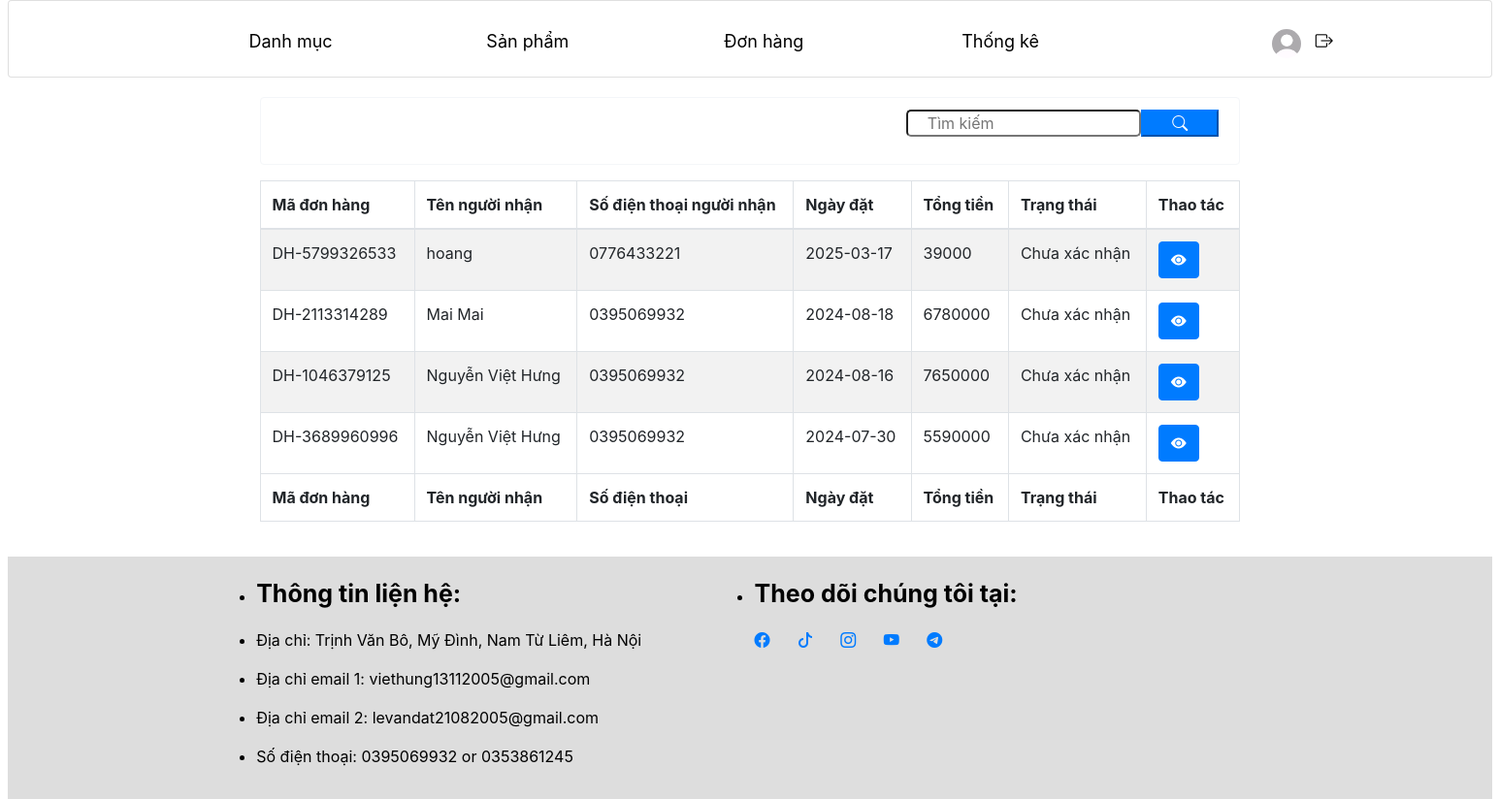
The page /admin/?act=danh-sach-don-hang (signed in) on the database its author committed.
### tables this page shows
CREATE TABLE `don_hangs` (
  `id` int NOT NULL,
  `ma_don_hang` varchar(20) NOT NULL,
  `tai_khoan_id` int NOT NULL,
  `ten_nguoi_nhan` varchar(50) NOT NULL,
  `email_nguoi_nhan` varchar(200) DEFAULT NULL,
  `sdt_nguoi_nhan` varchar(10) NOT NULL,
  `ngay_dat` date NOT NULL,
  `tong_tien` decimal(10,0) NOT NULL,
  `ghi_chu` varchar(255) NOT NULL,
  `phuong_thuc_thanh_toan_id` int NOT NULL,
  `trang_thai_id` int NOT NULL,
  `dia_chi_nguoi_nhan` text NOT NULL
);

CREATE TABLE `trang_thai_don_hangs` (
  `id` int NOT NULL,
  `ten_trang_thai` varchar(255) NOT NULL
);

### admin/controllers/adminDonHangController.php (called while the page is built, shortened)
<?php
class adminDonHangController
{
    public $modelDonHang;
    public function __construct()
    {
        $this->modelDonHang = new modelDonHang;
    }
    public function danhSachDonHang()
    {
            if($_SERVER['REQUEST_METHOD'] === 'POST'){
                $listSearch = $this->modelDonHang->getAllDonHang();
                $listDonHang = [];
                $search = $_POST['search'];
                foreach ($listSearch as $key => $value){
                        if(
                            strpos(strtolower($value['ma_don_hang']), strtolower($search)) !== false
                            || strpos(strtolower($value['ten_nguoi_nhan']), strtolower($search)) !== false
                            || strpos(strtolower($value['sdt_nguoi_nhan']), strtolower($search)) !== false
                        ){
                            $listDonHang[] = $value;
                        }
                }
            }else{
                $listDonHang = $this->modelDonHang->getAllDonHang();
            }
            require './views/donHang/danhSachDonHang.php';
    }
}

### commons/function.php (called while the page is built, shortened)
<?php
function connectDB() {
    $host = DB_HOST;
    $port = DB_PORT;
    $dbname = DB_NAME;
    try {
        $conn = new PDO("mysql:host=$host;port=$port;dbname=$dbname", DB_USERNAME, DB_PASSWORD);
        $conn->setAttribute(PDO::ATTR_ERRMODE, PDO::ERRMODE_EXCEPTION);
        $conn->setAttribute(PDO::ATTR_DEFAULT_FETCH_MODE, PDO::FETCH_ASSOC);
        return $conn;
    } catch (PDOException $e) {
        echo ("Connection failed: " . $e->getMessage());
    }
}

### admin/models/modelDonHang.php (called while the page is built, shortened)
<?php
class modelDonHang
{
    public $conn;
    public function __construct()
    {
        $this->conn = connectDB();
    }
    public function getAllDonHang()
    {
        try {
            $sql = "SELECT *,trang_thai_don_hangs.ten_trang_thai, don_hangs.id FROM don_hangs INNER JOIN trang_thai_don_hangs on trang_thai_don_hangs.id = don_hangs.trang_thai_id";
            $stmt = $this->conn->prepare($sql);
            $stmt->execute();
            return $stmt->fetchAll();
        } catch (Exception $e) {
            echo "ERROR" . $e->getMessage();
        }
    }
}

### admin/views/donHang/danhSachDonHang.php (the view)
<?php
require './views/layout/header.php';
require './views/layout/navbar.php';
?>
<?php
usort($listDonHang, function($a, $b) {
    return strtotime($b['ngay_dat']) - strtotime($a['ngay_dat']);
});
?>
<div style="width: 1050px; margin:0px auto;" class="card-body">
  <div style="border:1px solid #f4f6f9" class=" form-group alert" >
    <div class="form-group col-md-12   ">
      <form action="<?= BASE_URL_ADMIN . '?act=danh-sach-don-hang' ?>" class="row" method="POST">
        <div class="col-md-8"></div>
        <input style="border-radius:5px; padding:0px 20px;" class="col-md-3" type="text" name="search" placeholder="Tìm kiếm">
        <button type="submit" class="search col-md-1  btn-primary"><i class="bi bi-search"></i></button>
      </form>
    </div>
  </div>
  <table id="example1" class="table table-bordered table-striped">
    <thead>
      <tr>
        <th>Mã đơn hàng</th>
        <th>Tên người nhận</th>
        <th>Số điện thoại người nhận</th>
        <th>Ngày đặt</th>
        <th>Tổng tiền</th>
        <th>Trạng thái</th>
        <th>Thao tác</th>
      </tr>
    </thead>
    <tbody>
      <?php foreach ($listDonHang as $key => $donHang) : ?>
        <tr>
          <td><?= $donHang['ma_don_hang'] ?></td>
          <td><?= $donHang['ten_nguoi_nhan'] ?></td>
          <td><?= $donHang['sdt_nguoi_nhan'] ?></td>
          <td><?= $donHang['ngay_dat'] ?></td>
          <td><?= $donHang['tong_tien'] ?></td>
          <td><?= $donHang['ten_trang_thai'] ?></td>
          <td>
            <div class="btn-group">
              <a href="<?= BASE_URL_ADMIN . '?act=chi-tiet-don-hang&don_hang_id=' . $donHang['id'] ?>">
                <button class="btn btn-primary"><i class="bi bi-eye-fill"></i></button></a>
            </div>
          </td>
        </tr>
      <?php endforeach; ?>
    </tbody>
    <tfoot>
      <tr>
        <th>Mã đơn hàng</th>
        <th>Tên người nhận</th>
        <th>Số điện thoại</th>
        <th>Ngày đặt</th>
        <th>Tổng tiền</th>
        <th>Trạng thái</th>
        <th>Thao tác</th>
      </tr>
    </tfoot>
  </table>
</div>
<?php require './views/layout/footer.php'; ?>

### admin/assets/css/styleMain.css (style rules this page uses)
* { padding: 0; margin: 0; text-decoration: none; }
body { width: auto; }

### rows shown on the page
don_hangs: ma_don_hang "DH-5799326533", ten_nguoi_nhan "hoang", sdt_nguoi_nhan "0776433221", ngay_dat "2025-03-17", tong_tien "39000", trang_thai_don_hangs.ten_trang_thai "Chưa xác nhận"
don_hangs: ma_don_hang "DH-2113314289", ten_nguoi_nhan "Mai Mai", sdt_nguoi_nhan "0395069932", ngay_dat "2024-08-18", tong_tien "6780000", trang_thai_don_hangs.ten_trang_thai "Chưa xác nhận"
don_hangs: ma_don_hang "DH-1046379125", ten_nguoi_nhan "Nguyễn Việt Hưng", sdt_nguoi_nhan "0395069932", ngay_dat "2024-08-16", tong_tien "7650000", trang_thai_don_hangs.ten_trang_thai "Chưa xác nhận"
don_hangs: ma_don_hang "DH-3689960996", ten_nguoi_nhan "Nguyễn Việt Hưng", sdt_nguoi_nhan "0395069932", ngay_dat "2024-07-30", tong_tien "5590000", trang_thai_don_hangs.ten_trang_thai "Chưa xác nhận"
